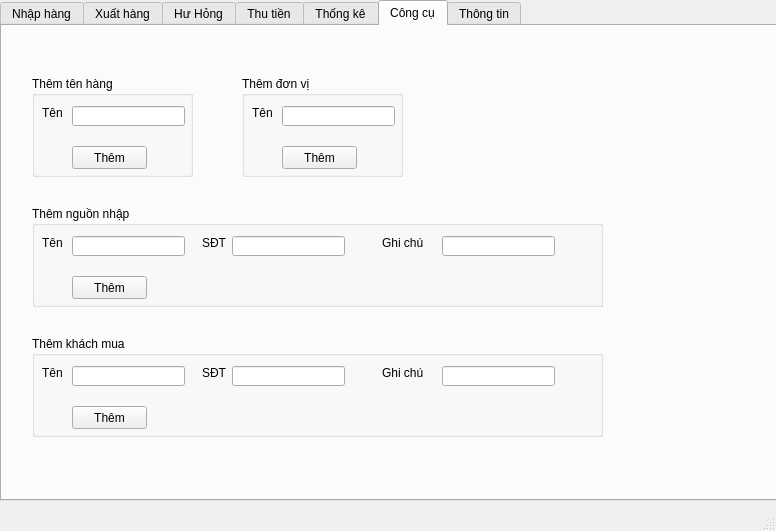
<?xml version="1.0" encoding="UTF-8"?>
<ui version="4.0">
 <class>MainWindow</class>
 <widget class="QMainWindow" name="MainWindow">
  <property name="geometry">
   <rect>
    <x>0</x>
    <y>0</y>
    <width>776</width>
    <height>531</height>
   </rect>
  </property>
  <property name="windowTitle">
   <string>Quản lý là chìa khóa của sự thành công</string>
  </property>
  <widget class="QWidget" name="centralWidget">
   <widget class="QTabWidget" name="tabWidget">
    <property name="geometry">
     <rect>
      <x>0</x>
      <y>0</y>
      <width>791</width>
      <height>501</height>
     </rect>
    </property>
    <property name="whatsThis">
     <string/>
    </property>
    <property name="currentIndex">
     <number>5</number>
    </property>
    <widget class="QWidget" name="tabNhapHang">
     <attribute name="title">
      <string>Nhập hàng</string>
     </attribute>
     <widget class="QLabel" name="label">
      <property name="geometry">
       <rect>
        <x>40</x>
        <y>60</y>
        <width>91</width>
        <height>16</height>
       </rect>
      </property>
      <property name="text">
       <string>Tên hàng hóa</string>
      </property>
     </widget>
     <widget class="QComboBox" name="comboBox">
      <property name="geometry">
       <rect>
        <x>130</x>
        <y>60</y>
        <width>91</width>
        <height>22</height>
       </rect>
      </property>
     </widget>
     <widget class="QLabel" name="label_2">
      <property name="geometry">
       <rect>
        <x>40</x>
        <y>100</y>
        <width>91</width>
        <height>16</height>
       </rect>
      </property>
      <property name="text">
       <string>Số lượng</string>
      </property>
     </widget>
     <widget class="QLineEdit" name="lineEdit">
      <property name="geometry">
       <rect>
        <x>130</x>
        <y>100</y>
        <width>91</width>
        <height>20</height>
       </rect>
      </property>
     </widget>
     <widget class="QLineEdit" name="lineEdit_2">
      <property name="geometry">
       <rect>
        <x>130</x>
        <y>140</y>
        <width>91</width>
        <height>20</height>
       </rect>
      </property>
     </widget>
     <widget class="QLabel" name="label_3">
      <property name="geometry">
       <rect>
        <x>40</x>
        <y>140</y>
        <width>91</width>
        <height>16</height>
       </rect>
      </property>
      <property name="text">
       <string>Giá nhập</string>
      </property>
     </widget>
     <widget class="QLineEdit" name="lineEdit_3">
      <property name="geometry">
       <rect>
        <x>340</x>
        <y>140</y>
        <width>111</width>
        <height>20</height>
       </rect>
      </property>
      <property name="text">
       <string/>
      </property>
     </widget>
     <widget class="QLabel" name="label_4">
      <property name="geometry">
       <rect>
        <x>260</x>
        <y>140</y>
        <width>91</width>
        <height>16</height>
       </rect>
      </property>
      <property name="text">
       <string>Ghi chú</string>
      </property>
     </widget>
     <widget class="QLabel" name="label_5">
      <property name="geometry">
       <rect>
        <x>260</x>
        <y>60</y>
        <width>91</width>
        <height>16</height>
       </rect>
      </property>
      <property name="text">
       <string>Người nhập</string>
      </property>
     </widget>
     <widget class="QLabel" name="label_6">
      <property name="geometry">
       <rect>
        <x>260</x>
        <y>100</y>
        <width>91</width>
        <height>16</height>
       </rect>
      </property>
      <property name="text">
       <string>Đơn vị</string>
      </property>
     </widget>
     <widget class="QComboBox" name="comboBox_2">
      <property name="geometry">
       <rect>
        <x>340</x>
        <y>100</y>
        <width>111</width>
        <height>22</height>
       </rect>
      </property>
      <item>
       <property name="text">
        <string>Cái</string>
       </property>
      </item>
      <item>
       <property name="text">
        <string>Chục</string>
       </property>
      </item>
     </widget>
     <widget class="QComboBox" name="comboBox_3">
      <property name="geometry">
       <rect>
        <x>340</x>
        <y>60</y>
        <width>111</width>
        <height>22</height>
       </rect>
      </property>
      <item>
       <property name="text">
        <string>Thị Ánh</string>
       </property>
      </item>
      <item>
       <property name="text">
        <string>Nguyễn Cường</string>
       </property>
      </item>
     </widget>
     <widget class="QLabel" name="label_13">
      <property name="geometry">
       <rect>
        <x>40</x>
        <y>180</y>
        <width>91</width>
        <height>16</height>
       </rect>
      </property>
      <property name="text">
       <string>Nguồn nhập</string>
      </property>
     </widget>
     <widget class="QComboBox" name="comboBox_7">
      <property name="geometry">
       <rect>
        <x>130</x>
        <y>180</y>
        <width>91</width>
        <height>22</height>
       </rect>
      </property>
      <item>
       <property name="text">
        <string>Sài Gòn 1</string>
       </property>
      </item>
      <item>
       <property name="text">
        <string>Sài Gòn 2</string>
       </property>
      </item>
     </widget>
     <widget class="QPushButton" name="pushButton">
      <property name="geometry">
       <rect>
        <x>40</x>
        <y>240</y>
        <width>91</width>
        <height>41</height>
       </rect>
      </property>
      <property name="text">
       <string>Nhập vào kho</string>
      </property>
     </widget>
     <widget class="QPushButton" name="pushButton_10">
      <property name="geometry">
       <rect>
        <x>260</x>
        <y>240</y>
        <width>91</width>
        <height>41</height>
       </rect>
      </property>
      <property name="text">
       <string>Xóa thông tin</string>
      </property>
     </widget>
     <widget class="QLabel" name="label_20">
      <property name="geometry">
       <rect>
        <x>260</x>
        <y>160</y>
        <width>81</width>
        <height>16</height>
       </rect>
      </property>
      <property name="text">
       <string>(Nhập nơi chứa)</string>
      </property>
     </widget>
    </widget>
    <widget class="QWidget" name="tabXuatHang">
     <attribute name="title">
      <string>Xuất hàng</string>
     </attribute>
     <widget class="QTableView" name="tableView">
      <property name="geometry">
       <rect>
        <x>0</x>
        <y>200</y>
        <width>781</width>
        <height>221</height>
       </rect>
      </property>
     </widget>
     <widget class="QPushButton" name="pushButton_3">
      <property name="geometry">
       <rect>
        <x>310</x>
        <y>90</y>
        <width>111</width>
        <height>51</height>
       </rect>
      </property>
      <property name="text">
       <string>Thêm vào danh mục</string>
      </property>
     </widget>
     <widget class="QLabel" name="label_7">
      <property name="geometry">
       <rect>
        <x>50</x>
        <y>80</y>
        <width>91</width>
        <height>16</height>
       </rect>
      </property>
      <property name="text">
       <string>Số lượng</string>
      </property>
     </widget>
     <widget class="QLineEdit" name="lineEdit_4">
      <property name="geometry">
       <rect>
        <x>140</x>
        <y>120</y>
        <width>91</width>
        <height>20</height>
       </rect>
      </property>
     </widget>
     <widget class="QLabel" name="label_8">
      <property name="geometry">
       <rect>
        <x>50</x>
        <y>120</y>
        <width>91</width>
        <height>16</height>
       </rect>
      </property>
      <property name="text">
       <string>Giá xuất</string>
      </property>
     </widget>
     <widget class="QLabel" name="label_9">
      <property name="geometry">
       <rect>
        <x>50</x>
        <y>40</y>
        <width>91</width>
        <height>16</height>
       </rect>
      </property>
      <property name="text">
       <string>Tên hàng hóa</string>
      </property>
     </widget>
     <widget class="QComboBox" name="comboBox_5">
      <property name="geometry">
       <rect>
        <x>140</x>
        <y>40</y>
        <width>91</width>
        <height>22</height>
       </rect>
      </property>
     </widget>
     <widget class="QLineEdit" name="lineEdit_5">
      <property name="geometry">
       <rect>
        <x>140</x>
        <y>80</y>
        <width>91</width>
        <height>20</height>
       </rect>
      </property>
     </widget>
     <widget class="QComboBox" name="comboBox_4">
      <property name="geometry">
       <rect>
        <x>140</x>
        <y>160</y>
        <width>91</width>
        <height>22</height>
       </rect>
      </property>
     </widget>
     <widget class="QLabel" name="label_10">
      <property name="geometry">
       <rect>
        <x>50</x>
        <y>160</y>
        <width>91</width>
        <height>16</height>
       </rect>
      </property>
      <property name="text">
       <string>Khách hàng</string>
      </property>
     </widget>
     <widget class="QPushButton" name="pushButton_5">
      <property name="geometry">
       <rect>
        <x>310</x>
        <y>420</y>
        <width>101</width>
        <height>51</height>
       </rect>
      </property>
      <property name="text">
       <string>Lưu vào </string>
      </property>
     </widget>
    </widget>
    <widget class="QWidget" name="tabHuHong">
     <attribute name="title">
      <string>Hư Hỏng</string>
     </attribute>
     <widget class="QComboBox" name="comboBox_6">
      <property name="geometry">
       <rect>
        <x>120</x>
        <y>60</y>
        <width>91</width>
        <height>22</height>
       </rect>
      </property>
     </widget>
     <widget class="QLineEdit" name="lineEdit_6">
      <property name="geometry">
       <rect>
        <x>120</x>
        <y>100</y>
        <width>91</width>
        <height>20</height>
       </rect>
      </property>
     </widget>
     <widget class="QLabel" name="label_11">
      <property name="geometry">
       <rect>
        <x>30</x>
        <y>100</y>
        <width>91</width>
        <height>16</height>
       </rect>
      </property>
      <property name="text">
       <string>Số lượng</string>
      </property>
     </widget>
     <widget class="QLabel" name="label_12">
      <property name="geometry">
       <rect>
        <x>30</x>
        <y>60</y>
        <width>91</width>
        <height>16</height>
       </rect>
      </property>
      <property name="text">
       <string>Tên hàng hóa</string>
      </property>
     </widget>
     <widget class="QLabel" name="label_15">
      <property name="geometry">
       <rect>
        <x>30</x>
        <y>140</y>
        <width>91</width>
        <height>16</height>
       </rect>
      </property>
      <property name="text">
       <string>Giá tiền</string>
      </property>
     </widget>
     <widget class="QLineEdit" name="lineEdit_8">
      <property name="geometry">
       <rect>
        <x>120</x>
        <y>140</y>
        <width>91</width>
        <height>20</height>
       </rect>
      </property>
     </widget>
     <widget class="QPushButton" name="pushButton_2">
      <property name="geometry">
       <rect>
        <x>270</x>
        <y>100</y>
        <width>75</width>
        <height>23</height>
       </rect>
      </property>
      <property name="text">
       <string>Nhập vào</string>
      </property>
     </widget>
    </widget>
    <widget class="QWidget" name="tabThuTien">
     <attribute name="title">
      <string>Thu tiền</string>
     </attribute>
     <widget class="QLabel" name="label_25">
      <property name="geometry">
       <rect>
        <x>100</x>
        <y>100</y>
        <width>121</width>
        <height>16</height>
       </rect>
      </property>
      <property name="text">
       <string>Tên khách hàng</string>
      </property>
     </widget>
     <widget class="QComboBox" name="comboBox_8">
      <property name="geometry">
       <rect>
        <x>240</x>
        <y>100</y>
        <width>111</width>
        <height>22</height>
       </rect>
      </property>
     </widget>
     <widget class="QLabel" name="label_26">
      <property name="geometry">
       <rect>
        <x>100</x>
        <y>60</y>
        <width>121</width>
        <height>16</height>
       </rect>
      </property>
      <property name="text">
       <string>Người thu</string>
      </property>
     </widget>
     <widget class="QComboBox" name="comboBox_9">
      <property name="geometry">
       <rect>
        <x>240</x>
        <y>60</y>
        <width>111</width>
        <height>22</height>
       </rect>
      </property>
     </widget>
     <widget class="QPushButton" name="pushButton_11">
      <property name="geometry">
       <rect>
        <x>440</x>
        <y>60</y>
        <width>75</width>
        <height>23</height>
       </rect>
      </property>
      <property name="text">
       <string>Nhập dữ liệu</string>
      </property>
     </widget>
     <widget class="QLabel" name="label_27">
      <property name="geometry">
       <rect>
        <x>100</x>
        <y>140</y>
        <width>121</width>
        <height>16</height>
       </rect>
      </property>
      <property name="text">
       <string>Số tiền thu</string>
      </property>
     </widget>
     <widget class="QLineEdit" name="lineEdit_17">
      <property name="geometry">
       <rect>
        <x>240</x>
        <y>140</y>
        <width>113</width>
        <height>20</height>
       </rect>
      </property>
     </widget>
     <widget class="QPushButton" name="pushButton_12">
      <property name="geometry">
       <rect>
        <x>440</x>
        <y>100</y>
        <width>75</width>
        <height>23</height>
       </rect>
      </property>
      <property name="text">
       <string>Xóa dữ liệu</string>
      </property>
     </widget>
    </widget>
    <widget class="QWidget" name="tabThongKe">
     <attribute name="title">
      <string>Thống kê</string>
     </attribute>
     <widget class="QPushButton" name="pushButton_9">
      <property name="geometry">
       <rect>
        <x>30</x>
        <y>60</y>
        <width>75</width>
        <height>23</height>
       </rect>
      </property>
      <property name="text">
       <string>Tìm hàng</string>
      </property>
     </widget>
     <widget class="QLineEdit" name="lineEdit_12">
      <property name="geometry">
       <rect>
        <x>230</x>
        <y>60</y>
        <width>113</width>
        <height>20</height>
       </rect>
      </property>
     </widget>
     <widget class="QLabel" name="label_19">
      <property name="geometry">
       <rect>
        <x>130</x>
        <y>60</y>
        <width>91</width>
        <height>16</height>
       </rect>
      </property>
      <property name="text">
       <string>Tên hàng hóa</string>
      </property>
     </widget>
     <widget class="QTextBrowser" name="textBrowser">
      <property name="geometry">
       <rect>
        <x>0</x>
        <y>210</y>
        <width>781</width>
        <height>241</height>
       </rect>
      </property>
     </widget>
    </widget>
    <widget class="QWidget" name="tabCongCu">
     <attribute name="title">
      <string>Công cụ</string>
     </attribute>
     <widget class="QGroupBox" name="groupBox">
      <property name="geometry">
       <rect>
        <x>30</x>
        <y>50</y>
        <width>161</width>
        <height>101</height>
       </rect>
      </property>
      <property name="title">
       <string>Thêm tên hàng</string>
      </property>
      <widget class="QLabel" name="label_14">
       <property name="geometry">
        <rect>
         <x>10</x>
         <y>30</y>
         <width>47</width>
         <height>13</height>
        </rect>
       </property>
       <property name="text">
        <string>Tên</string>
       </property>
      </widget>
      <widget class="QLineEdit" name="tabCongCu_tenhang">
       <property name="geometry">
        <rect>
         <x>40</x>
         <y>30</y>
         <width>113</width>
         <height>20</height>
        </rect>
       </property>
      </widget>
      <widget class="QPushButton" name="tabCongCu_themHang">
       <property name="geometry">
        <rect>
         <x>40</x>
         <y>70</y>
         <width>75</width>
         <height>23</height>
        </rect>
       </property>
       <property name="text">
        <string>Thêm</string>
       </property>
      </widget>
     </widget>
     <widget class="QGroupBox" name="groupBox_2">
      <property name="geometry">
       <rect>
        <x>30</x>
        <y>180</y>
        <width>571</width>
        <height>101</height>
       </rect>
      </property>
      <property name="title">
       <string>Thêm nguồn nhập</string>
      </property>
      <widget class="QLabel" name="label_16">
       <property name="geometry">
        <rect>
         <x>10</x>
         <y>30</y>
         <width>47</width>
         <height>13</height>
        </rect>
       </property>
       <property name="text">
        <string>Tên</string>
       </property>
      </widget>
      <widget class="QLineEdit" name="lineEdit_9">
       <property name="geometry">
        <rect>
         <x>40</x>
         <y>30</y>
         <width>113</width>
         <height>20</height>
        </rect>
       </property>
      </widget>
      <widget class="QPushButton" name="pushButton_6">
       <property name="geometry">
        <rect>
         <x>40</x>
         <y>70</y>
         <width>75</width>
         <height>23</height>
        </rect>
       </property>
       <property name="text">
        <string>Thêm</string>
       </property>
      </widget>
      <widget class="QLineEdit" name="lineEdit_13">
       <property name="geometry">
        <rect>
         <x>200</x>
         <y>30</y>
         <width>113</width>
         <height>20</height>
        </rect>
       </property>
      </widget>
      <widget class="QLabel" name="label_21">
       <property name="geometry">
        <rect>
         <x>170</x>
         <y>30</y>
         <width>47</width>
         <height>13</height>
        </rect>
       </property>
       <property name="text">
        <string>SĐT</string>
       </property>
      </widget>
      <widget class="QLabel" name="label_22">
       <property name="geometry">
        <rect>
         <x>350</x>
         <y>30</y>
         <width>47</width>
         <height>13</height>
        </rect>
       </property>
       <property name="text">
        <string>Ghi chú</string>
       </property>
      </widget>
      <widget class="QLineEdit" name="lineEdit_14">
       <property name="geometry">
        <rect>
         <x>410</x>
         <y>30</y>
         <width>113</width>
         <height>20</height>
        </rect>
       </property>
      </widget>
     </widget>
     <widget class="QGroupBox" name="groupBox_3">
      <property name="geometry">
       <rect>
        <x>30</x>
        <y>310</y>
        <width>571</width>
        <height>101</height>
       </rect>
      </property>
      <property name="title">
       <string>Thêm khách mua</string>
      </property>
      <widget class="QLabel" name="label_17">
       <property name="geometry">
        <rect>
         <x>10</x>
         <y>30</y>
         <width>47</width>
         <height>13</height>
        </rect>
       </property>
       <property name="text">
        <string>Tên</string>
       </property>
      </widget>
      <widget class="QLineEdit" name="lineEdit_10">
       <property name="geometry">
        <rect>
         <x>40</x>
         <y>30</y>
         <width>113</width>
         <height>20</height>
        </rect>
       </property>
      </widget>
      <widget class="QPushButton" name="pushButton_7">
       <property name="geometry">
        <rect>
         <x>40</x>
         <y>70</y>
         <width>75</width>
         <height>23</height>
        </rect>
       </property>
       <property name="text">
        <string>Thêm</string>
       </property>
      </widget>
      <widget class="QLineEdit" name="lineEdit_15">
       <property name="geometry">
        <rect>
         <x>410</x>
         <y>30</y>
         <width>113</width>
         <height>20</height>
        </rect>
       </property>
      </widget>
      <widget class="QLabel" name="label_23">
       <property name="geometry">
        <rect>
         <x>170</x>
         <y>30</y>
         <width>47</width>
         <height>13</height>
        </rect>
       </property>
       <property name="text">
        <string>SĐT</string>
       </property>
      </widget>
      <widget class="QLineEdit" name="lineEdit_16">
       <property name="geometry">
        <rect>
         <x>200</x>
         <y>30</y>
         <width>113</width>
         <height>20</height>
        </rect>
       </property>
      </widget>
      <widget class="QLabel" name="label_24">
       <property name="geometry">
        <rect>
         <x>350</x>
         <y>30</y>
         <width>47</width>
         <height>13</height>
        </rect>
       </property>
       <property name="text">
        <string>Ghi chú</string>
       </property>
      </widget>
     </widget>
     <widget class="QGroupBox" name="groupBox_4">
      <property name="geometry">
       <rect>
        <x>240</x>
        <y>50</y>
        <width>161</width>
        <height>101</height>
       </rect>
      </property>
      <property name="title">
       <string>Thêm đơn vị</string>
      </property>
      <widget class="QLabel" name="label_18">
       <property name="geometry">
        <rect>
         <x>10</x>
         <y>30</y>
         <width>47</width>
         <height>13</height>
        </rect>
       </property>
       <property name="text">
        <string>Tên</string>
       </property>
      </widget>
      <widget class="QLineEdit" name="lineEdit_11">
       <property name="geometry">
        <rect>
         <x>40</x>
         <y>30</y>
         <width>113</width>
         <height>20</height>
        </rect>
       </property>
      </widget>
      <widget class="QPushButton" name="pushButton_8">
       <property name="geometry">
        <rect>
         <x>40</x>
         <y>70</y>
         <width>75</width>
         <height>23</height>
        </rect>
       </property>
       <property name="text">
        <string>Thêm</string>
       </property>
      </widget>
     </widget>
    </widget>
    <widget class="QWidget" name="tabVersion">
     <property name="whatsThis">
      <string/>
     </property>
     <attribute name="title">
      <string>Thông tin</string>
     </attribute>
     <widget class="QTextBrowser" name="textBrowser_2">
      <property name="geometry">
       <rect>
        <x>230</x>
        <y>80</y>
        <width>321</width>
        <height>101</height>
       </rect>
      </property>
      <property name="lineWidth">
       <number>0</number>
      </property>
      <property name="html">
       <string>&lt;!DOCTYPE HTML PUBLIC &quot;-//W3C//DTD HTML 4.0//EN&quot; &quot;http://www.w3.org/TR/REC-html40/strict.dtd&quot;&gt;
&lt;html&gt;&lt;head&gt;&lt;meta name=&quot;qrichtext&quot; content=&quot;1&quot; /&gt;&lt;style type=&quot;text/css&quot;&gt;
p, li { white-space: pre-wrap; }
&lt;/style&gt;&lt;/head&gt;&lt;body style=&quot; font-family:'MS Shell Dlg 2'; font-size:8.25pt; font-weight:400; font-style:normal;&quot;&gt;
&lt;p align=&quot;center&quot; style=&quot; margin-top:0px; margin-bottom:0px; margin-left:0px; margin-right:0px; -qt-block-indent:0; text-indent:0px;&quot;&gt;Phần mềm hỗ trợ quản lý xuât-nhập hàng hóa&lt;/p&gt;
&lt;p align=&quot;center&quot; style=&quot; margin-top:0px; margin-bottom:0px; margin-left:0px; margin-right:0px; -qt-block-indent:0; text-indent:0px;&quot;&gt;&lt;span style=&quot; font-weight:600;&quot;&gt;Verion 1.0&lt;/span&gt;&lt;/p&gt;
&lt;p align=&quot;center&quot; style=&quot; margin-top:0px; margin-bottom:0px; margin-left:0px; margin-right:0px; -qt-block-indent:0; text-indent:0px;&quot;&gt;Author: Tạ Công Mạnh&lt;/p&gt;
&lt;p align=&quot;center&quot; style=&quot; margin-top:0px; margin-bottom:0px; margin-left:0px; margin-right:0px; -qt-block-indent:0; text-indent:0px;&quot;&gt;email: rydertacongmanh@gmail.com&lt;/p&gt;
&lt;p align=&quot;center&quot; style=&quot; margin-top:0px; margin-bottom:0px; margin-left:0px; margin-right:0px; -qt-block-indent:0; text-indent:0px;&quot;&gt;sđt: 0988.73.83.93&lt;/p&gt;&lt;/body&gt;&lt;/html&gt;</string>
      </property>
     </widget>
    </widget>
   </widget>
  </widget>
  <widget class="QStatusBar" name="statusBar"/>
 </widget>
 <layoutdefault spacing="6" margin="11"/>
 <resources/>
 <connections/>
</ui>
